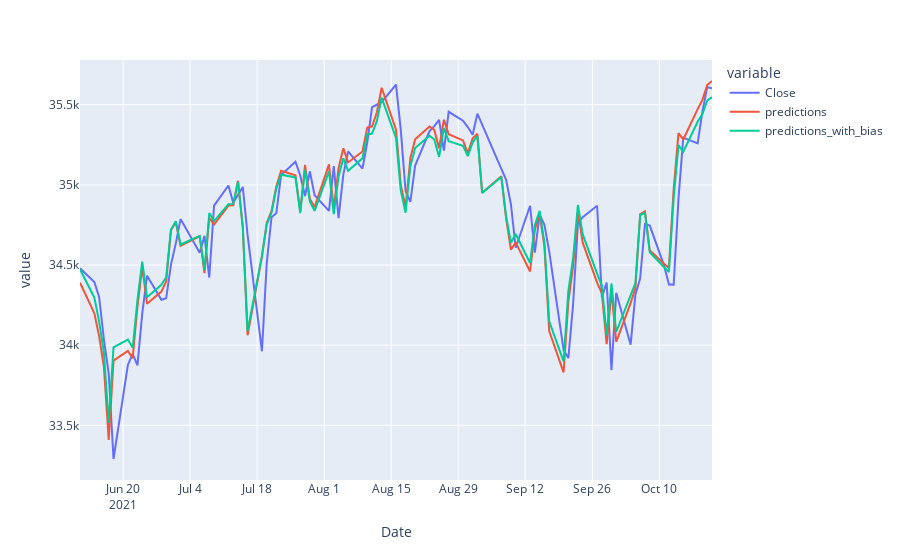

Source (notebook cell):
### Code cell
px.line(train_data, y=['Close', 'predictions', 'predictions_with_bias'])
